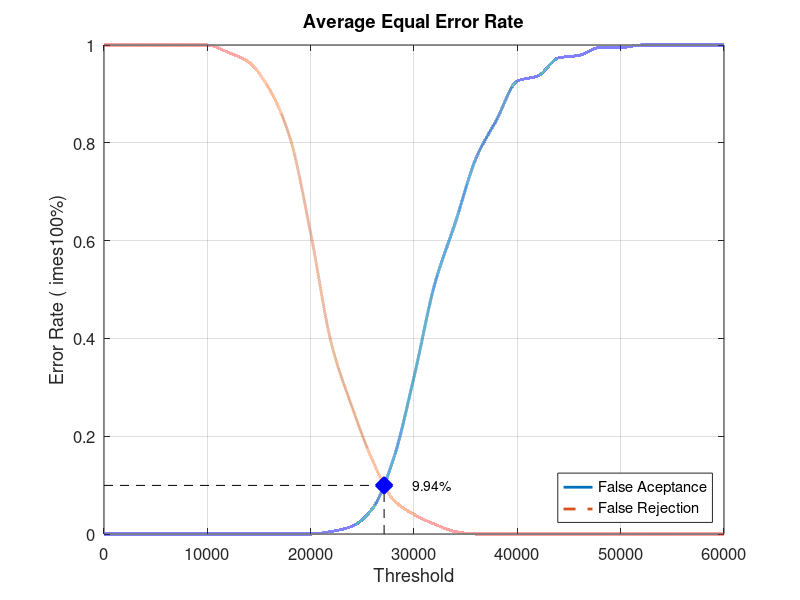
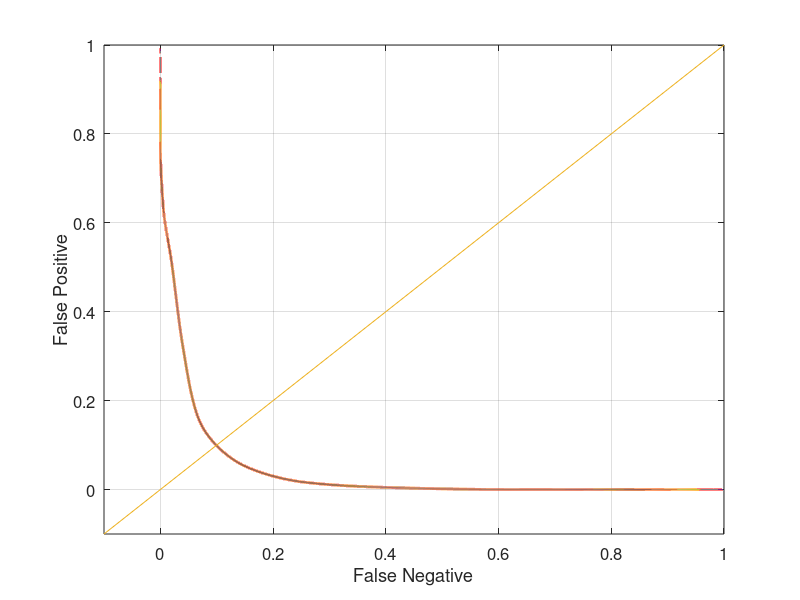

Recreate these plots in MATLAB, in order.
close all;
clear;
clc;
x = 0:2000:60000;
xq = 0:0.5:60000;

y0 = [0 0 0 0 0 0 0 0 0 0 0 0.00526316 0.0157895 0.0526316 0.152632 0.321053 0.510526 0.636842 0.768421 0.847368 0.926316 0.936842 0.973684 0.978947 0.994737 0.994737 1 1 1 1 1]
yy0 = interp1(x, y0, xq, 'pchip');
y1 = [1 1 1 1 1 1 0.985 0.965 0.91 0.81 0.615 0.39 0.26 0.15 0.07 0.04 0.02 0.005 0 0 0 0 0 0 0 0 0 0 0 0 0]
yy1 = interp1(x, y1, xq, 'pchip');

% Calculating EER: 
y2 = abs(y0 - y1);
find(y2 == min(y2))
yy2 = abs(yy0 - yy1);
xEER = find(yy2 == min(yy2));
xEERIndex = xq(xEER) % X-axis EER
yEER = yy0(xEER) % Y-axis EER

main = figure
plot(xq, yy0,'-','LineWidth', 2);	hold on
plot(xq, yy1,'--','LineWidth', 2);	hold on
plot([xEERIndex xEERIndex], [0 yEER], 'k--');	hold on
plot([0 xEERIndex], [yEER yEER], 'k--');	hold on
plot(xEERIndex, yEER, 'bx', 'LineWidth', 10);	hold on
text(xEERIndex + 10 * xEERIndex / 100, yEER, [num2str(round((10000 * yEER)) / 100) '%'])
legend('False Aceptance', 'False Rejection', 'Location', 'SouthEast')
xlabel('Threshold')
ylabel('Error Rate (	imes100%)')
title('Average Equal Error Rate')
set(gca, 'FontSize', 12)
axis([0 60000 0 1])
grid on

print(main, 'Database2_1Main', '-dpng');
FNRxFPR = figure('Color', [1 1 1]);
plot(yy1, yy0, '-', yy1, yy0, 'LineWidth', 2);
hold on
y = -0.1:0.1:1
plot(y, y); 
set(gca, 'FontSize', 12)
xlabel('False Negative')
ylabel('False Positive')
axis([-0.1 1 -0.1 1])
set(gca, 'FontSize', 12)
grid on

print(FNRxFPR, 'Database2_1FNRxFPR','-dpng');
